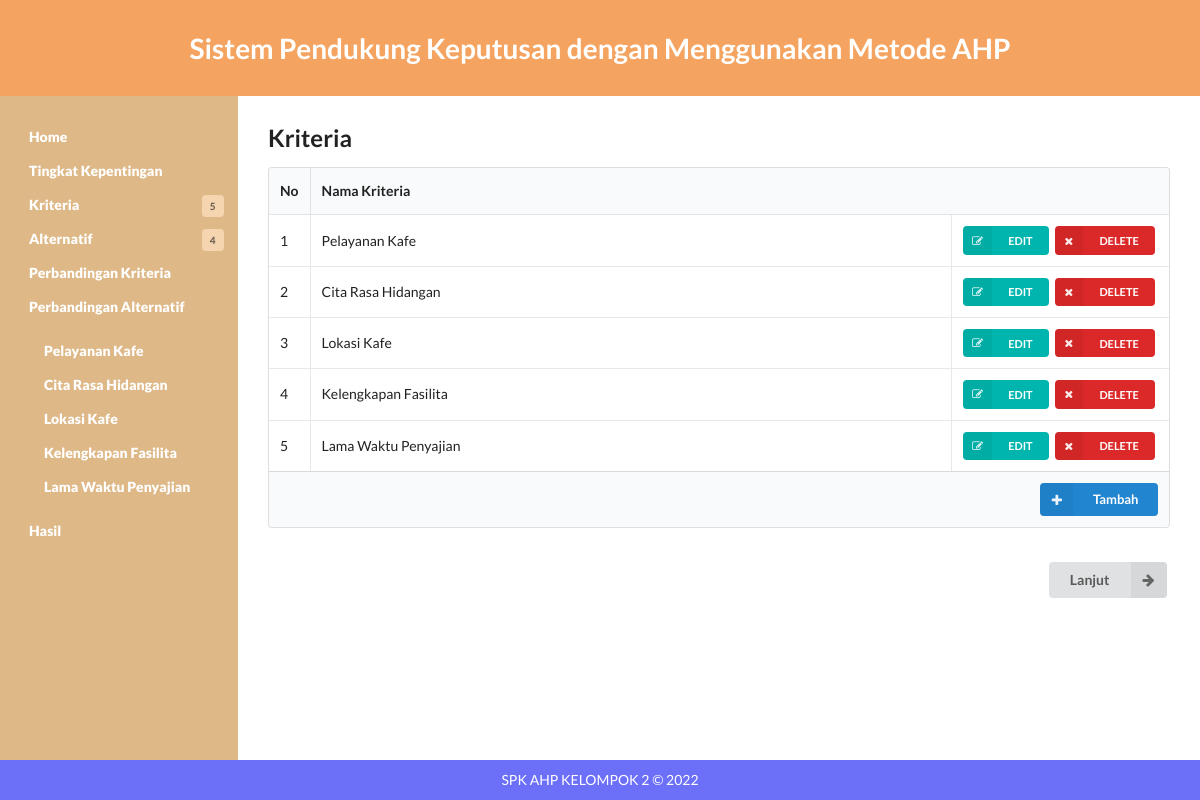
Page /kriteria.php on the committed database.
### tables this page shows
CREATE TABLE `kriteria` (
  `id` int(11) NOT NULL,
  `nama` varchar(20) NOT NULL
);

### kriteria.php (the view, shortened to what this page needs)
<?php
	include('fungsi.php');
	include('header.php');
?>
<section class="content">
	<h2 class="ui header">Kriteria</h2>
	<table class="ui celled table">
		<thead>
			<tr>
				<th class="collapsing">No</th>
				<th colspan="2">Nama Kriteria</th>
			</tr>
		</thead>
		<tbody>
		<?php
			$query = "SELECT id,nama FROM kriteria ORDER BY id";
			$result	= mysqli_query($koneksi, $query);
			$i = 0;
			while ($row = mysqli_fetch_array($result)) {
				$i++;
		?>
			<tr>
				<td><?php echo $i ?></td>
				<td><?php echo $row['nama'] ?></td>
				<td class="right aligned collapsing">
					<form method="post" action="kriteria.php">
						<button type="submit" name="edit" class="ui mini teal left labeled icon button"><i class="right edit icon"></i>EDIT</button>
						<button type="submit" name="delete" class="ui mini red left labeled icon button"><i class="right remove icon"></i>DELETE</button>
					</form>
				</td>
			</tr>
	<?php } ?>
		</tbody>
		<tfoot class="full-width">
			<tr>
				<th colspan="3">
					<a href="tambah.php?jenis=kriteria">
						<div class="ui right floated small primary labeled icon button">
						<i class="plus icon"></i>Tambah
						</div>
					</a>
				</th>
			</tr>
		</tfoot>
	</table>
	<br>
	<form action="alternatif.php">
	<button class="ui right labeled icon button" style="float: right;">
		<i class="right arrow icon"></i>
		Lanjut
	</button>
	</form>
</section>
<?php include('footer.php'); ?>

### css/style.css (style rules this page uses)
html { display: -webkit-box; display: -ms-flexbox; display: flex; -webkit-box-orient: vertical; -webkit-box-direction: normal; -ms-flex-direction: column; flex-direction: column; }
body { display: -webkit-box; display: -ms-flexbox; display: flex; -webkit-box-orient: vertical; -webkit-box-direction: normal; -ms-flex-direction: column; flex-direction: column; min-height: 100vh; }
.content { display: block; -webkit-box-flex: 1; -ms-flex: 1; flex: 1; }
body { margin: 0; background: #fff; }
header, nav, section, footer { padding: 10px 30px; margin: 0; color: #fff; }
section { background: white; color: black; padding: 30px; }

### rows in the picture
kriteria: nama "Pelayanan Kafe"
kriteria: nama "Cita Rasa Hidangan"
kriteria: nama "Lokasi Kafe"
kriteria: nama "Kelengkapan Fasilita"
kriteria: nama "Lama Waktu Penyajian"

### other values in the picture
getJumlahKriteria() "5"
getJumlahAlternatif() "4"
getKriteriaNama($i) "Pelayanan Kafe"
getKriteriaNama($i) "Cita Rasa Hidangan"
getKriteriaNama($i) "Lokasi Kafe"
getKriteriaNama($i) "Kelengkapan Fasilita"
getKriteriaNama($i) "Lama Waktu Penyajian"
